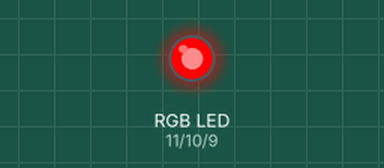
A sketch run on a simulated Arduino Uno, built with avr-gcc and run on an emulated ATmega328P. On the bench: an RGB LED mixed from three pins (HIGH = lit).

Above: at 0.5 s.
At 1.5 s:
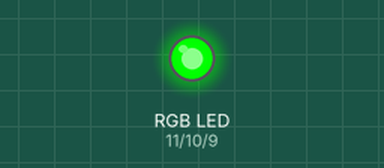
At 5.5 s:
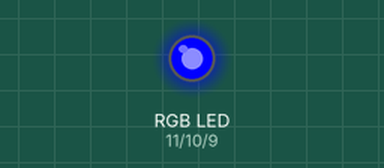
Timing chart, 0 to 6.9 s (numbered marks = the images above):
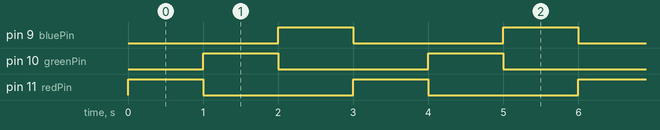

Measured:
- by itself, pin 9 (bluePin), pin 10 (greenPin), pin 11 (redPin): alternates HIGH for 1.0 s and LOW for 2.0 s
- by itself, everything shown: repeats every 3.0 s, in 3 steps

The sketch:

rgb-led-blink.ino
```cpp
// store pin numbers into variables
int redPin = 11;
int greenPin = 10;
int bluePin = 9;

void setup() {
  pinMode(redPin, OUTPUT);
  pinMode(greenPin, OUTPUT);
  pinMode(bluePin, OUTPUT);
}

void loop() {
  // put your main code here, to run repeatedly:
  blink();

}


void blink() {
  // red
  digitalWrite(redPin, HIGH);
  digitalWrite(greenPin, LOW);
  digitalWrite(bluePin, LOW);
  delay(1000);

  // green
  digitalWrite(redPin, LOW);
  digitalWrite(greenPin, HIGH);
  digitalWrite(bluePin, LOW);
  delay(1000);

  // blue
  digitalWrite(redPin, LOW);
  digitalWrite(greenPin, LOW);
  digitalWrite(bluePin, HIGH);
  delay(1000);
}
```
